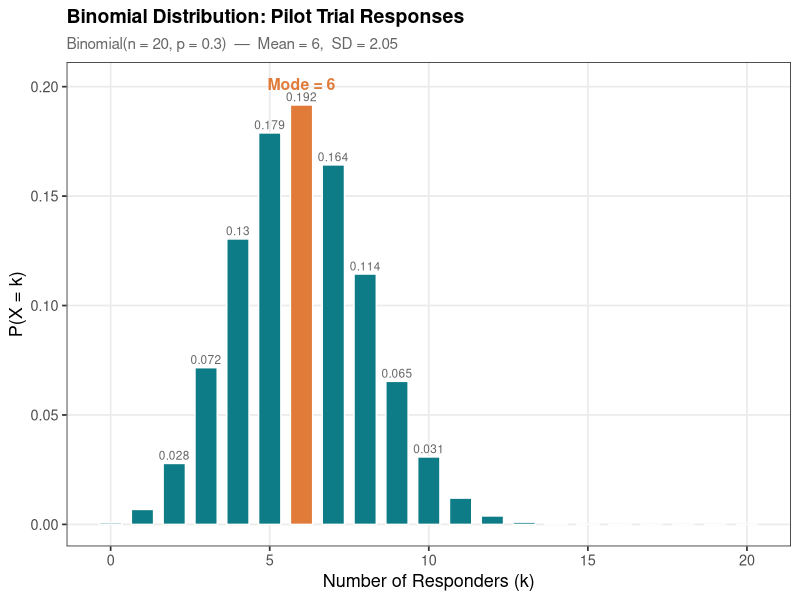
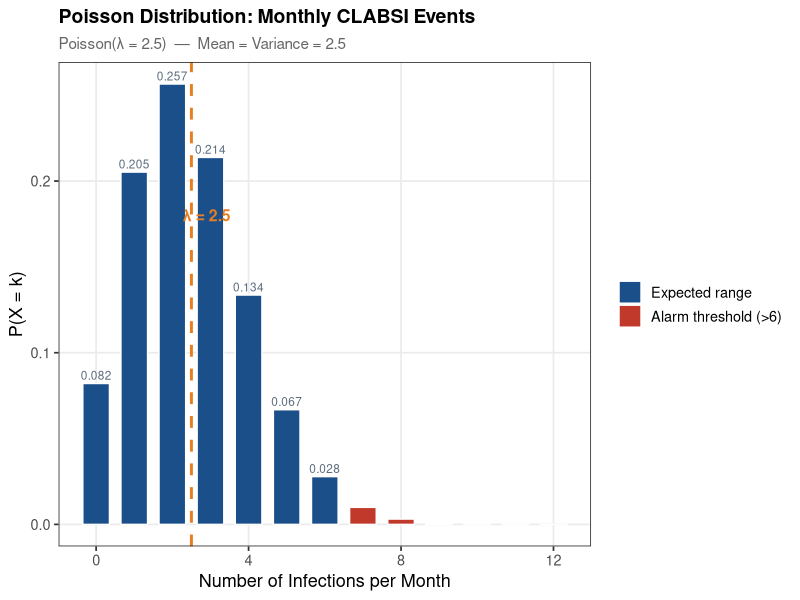
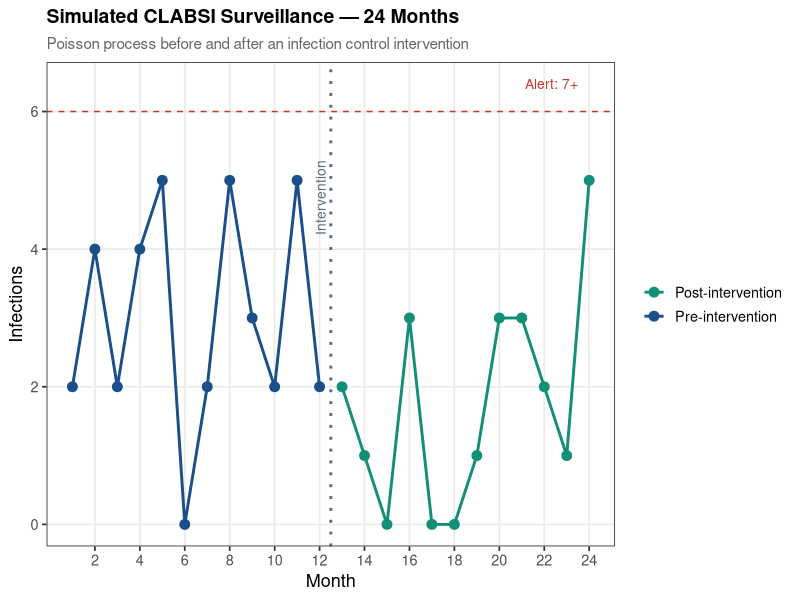
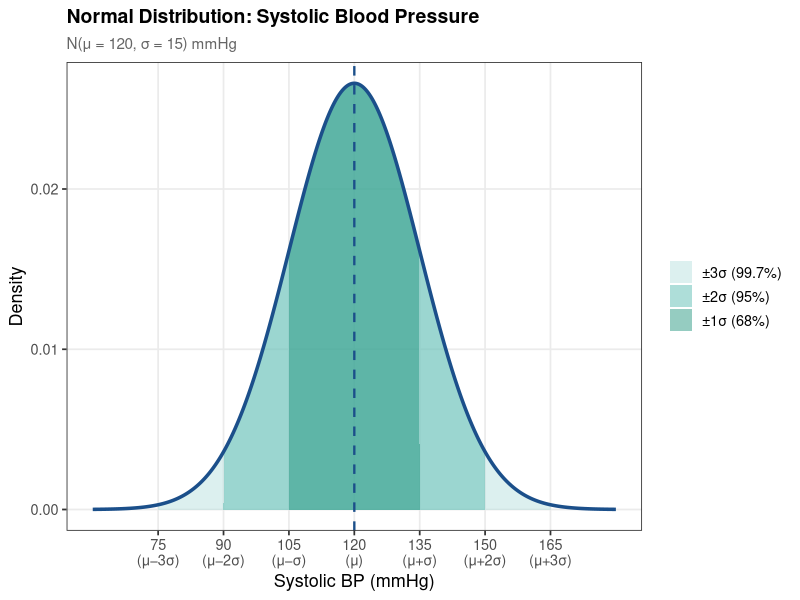
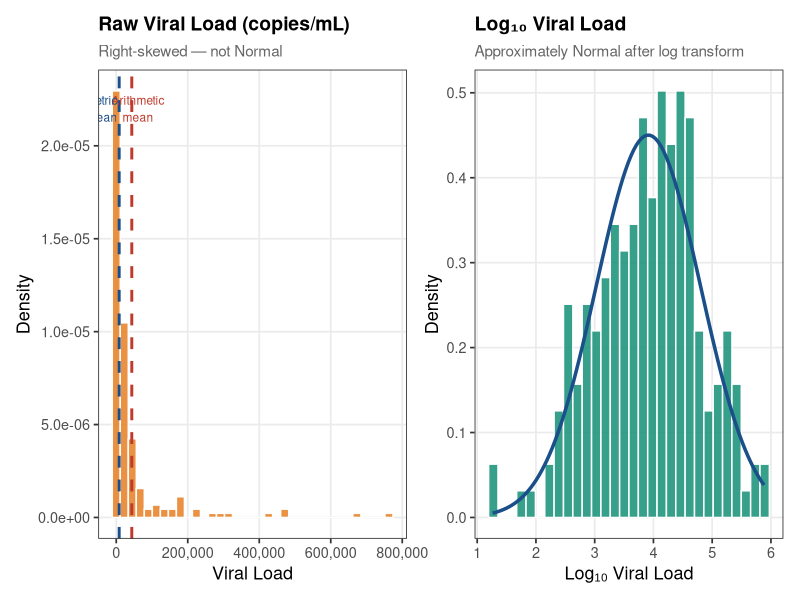

The R script that drew these images, in order:
## ---- chunk 1
knitr::opts_chunk$set(
  echo    = TRUE,
  message = FALSE,
  warning = FALSE,
  fig.width  = 8,
  fig.height = 5,
  fig.align  = "center"
)
## ---- chunk 2

# Install any missing packages before loading
packages <- c("ggplot2", "dplyr", "tidyr", "scales", "patchwork", "knitr", "kableExtra")
new_packages <- packages[!(packages %in% installed.packages()[,"Package"])]

if (length(new_packages) > 0) {
  install.packages(new_packages)
}

lapply(packages, library, character.only = TRUE)

## ---- chunk 3
set.seed(42)

# Simulate blood type frequencies (approximate real-world proportions)
blood_types <- c("A", "B", "AB", "O")
probs       <- c(0.42, 0.10, 0.04, 0.44)   # approximate UK/US frequencies

n_patients  <- 500
cohort      <- sample(blood_types, size = n_patients, replace = TRUE, prob = probs)

# Observed frequencies
freq_table <- table(cohort)
prop_table <- prop.table(freq_table)

# Display as a neat table
data.frame(
  `Blood Type` = names(prop_table),
  Count        = as.integer(freq_table),
  Probability  = round(as.numeric(prop_table), 3)
) |>
  kable(caption = "Observed blood type frequencies (n = 500)", align = "lcc") |>
  kable_styling(bootstrap_options = c("striped", "hover"), full_width = FALSE)
## ---- chunk 4
p_A  <- prop_table["A"]
p_B  <- prop_table["B"]
p_AB <- prop_table["AB"]
p_O  <- prop_table["O"]

# Addition rule (mutually exclusive events)
p_A_or_B <- p_A + p_B
cat("P(Type A or Type B) =", round(p_A_or_B, 3), "\n")

# Complement rule
p_not_O <- 1 - p_O
cat("P(NOT Type O)       =", round(p_not_O, 3), "\n")

# Multiplication rule — two independent randomly selected patients
# both have Type O
p_both_O <- p_O * p_O
cat("P(both patients Type O, independently) =", round(p_both_O, 4), "\n")
## ---- chunk 5
n <- 20      # patients
p <- 0.30    # probability of response per patient

# Full probability mass function
k   <- 0:n
pmf <- dbinom(k, size = n, prob = p)

binom_df <- data.frame(k = k, probability = pmf)

#Plot it

ggplot(binom_df, aes(x = k, y = probability)) +
  geom_col(aes(fill = k == 6), width = 0.7, colour = "white") +
  geom_text(aes(label = ifelse(probability > 0.02, round(probability, 3), "")),
            vjust = -0.4, size = 3, colour = "grey40") +
  scale_fill_manual(values = c("FALSE" = "#0E7C86", "TRUE" = "#E07B39"),
                    guide = "none") +
  annotate("text", x = 6, y = max(pmf) * 1.05,
           label = "Mode = 6", colour = "#E07B39", fontface = "bold", size = 4) +
  labs(
    title    = "Binomial Distribution: Pilot Trial Responses",
    subtitle = paste0("Binomial(n = ", n, ", p = ", p, ")  —  Mean = ", n * p,
                      ",  SD = ", round(sqrt(n * p * (1 - p)), 2)),
    x = "Number of Responders (k)",
    y = "P(X = k)"
  ) +
  theme_bw(base_size = 13) +
  theme(
    plot.title    = element_text(face = "bold", size = 14),
    plot.subtitle = element_text(colour = "grey40", size = 11),
    panel.grid.minor = element_blank()
  )

## ---- chunk 6
#Your solution here 



## ---- chunk 7
# Exact probability of exactly 8 responders
p_exactly_8 <- dbinom(8, size = n, prob = p)
cat("P(X = 8)        =", round(p_exactly_8, 4), "\n")

# P(at least 10 responders) — suggestive of a better-than-expected effect
p_at_least_10 <- pbinom(9, size = n, prob = p, lower.tail = FALSE)
cat("P(X >= 10)      =", round(p_at_least_10, 4), "\n")

# 95th percentile — what outcome would be surprisingly high?
q95 <- qbinom(0.95, size = n, prob = p)
cat("95th percentile =", q95, "responders\n")


## ---- chunk 8
lambda <- 2.5   # mean infections per month
k_range <- 0:12

poisson_df <- data.frame(
  k           = k_range,
  probability = dpois(k_range, lambda = lambda)
)

#Plot it

ggplot(poisson_df, aes(x = k, y = probability)) +
  geom_col(aes(fill = k > 6), width = 0.7, colour = "white") +
  geom_text(aes(label = ifelse(probability > 0.01, round(probability, 3), "")),
            vjust = -0.4, size = 3, colour = "#5D6D7E") +
  scale_fill_manual(values = c("FALSE" = "#1B4F8A", "TRUE" = "#C0392B"),
                    labels = c("Expected range", "Alarm threshold (>6)"),
                    name = NULL) +
  geom_vline(xintercept = lambda, linetype = "dashed",
             colour = "#E67E22", linewidth = 1) +
  annotate("text", x = lambda + 0.4, y = 0.18,
           label = paste0("λ = ", lambda), colour = "#E67E22",
           fontface = "bold", size = 4) +
  labs(
    title    = "Poisson Distribution: Monthly CLABSI Events",
    subtitle = paste0("Poisson(λ = ", lambda, ")  —  Mean = Variance = ", lambda),
    x        = "Number of Infections per Month",
    y        = "P(X = k)"
  ) +
  theme_bw(base_size = 13) +
  theme(
    plot.title       = element_text(face = "bold", size = 14),
    plot.subtitle    = element_text(colour = "grey40", size = 11),
    panel.grid.minor = element_blank()
  )

## ---- chunk 9
# Probability of 7 or more infections in a month (alarm threshold)
p_alarm <- ppois(6, lambda = lambda, lower.tail = FALSE)
cat("P(X >= 7 | lambda = 2.5) =", round(p_alarm, 4),
    "— false alarm rate if process is in control\n")

# After an intervention, suppose rate drops to 1.2 — detection power
lambda_new <- 1.2
cat("\nAfter intervention (lambda =", lambda_new, "):\n")
cat("Mean infections/month =", lambda_new, "\n")
cat("P(zero infections in a month) =", round(dpois(0, lambda_new), 3), "\n")

# Simulate 24 months of data under two regimes
set.seed(123)
months_pre  <- rpois(12, lambda = lambda)
months_post <- rpois(12, lambda = lambda_new)

timeline_df <- data.frame(
  month    = 1:24,
  count    = c(months_pre, months_post),
  period   = rep(c("Pre-intervention", "Post-intervention"), each = 12)
)

ggplot(timeline_df, aes(x = month, y = count, colour = period)) +
  geom_line(linewidth = 1) +
  geom_point(size = 3) +
  geom_hline(yintercept = 6, linetype = "dashed", colour = "#C0392B") +
  annotate("text", x = 23.5, y = 6.4, label = "Alert: 7+",
           colour = "#C0392B", size = 3.5, hjust = 1) +
  geom_vline(xintercept = 12.5, linetype = "dotted",
             colour = "#5D6D7E", linewidth = 1) +
  annotate("text", x = 12.5, y = max(timeline_df$count) * 0.95,
           label = "Intervention", colour = "#5D6D7E",
           angle = 90, vjust = -0.5, size = 3.5) +
  scale_colour_manual(values = c("Pre-intervention"  = "#1B4F8A",
                                  "Post-intervention" = "#148F77")) +
  scale_x_continuous(breaks = seq(2, 24, 2)) +
  labs(
    title    = "Simulated CLABSI Surveillance — 24 Months",
    subtitle = "Poisson process before and after an infection control intervention",
    x = "Month", y = "Infections", colour = NULL
  ) +
  theme_bw(base_size = 13) +
  theme(
    plot.title       = element_text(face = "bold", size = 14),
    plot.subtitle    = element_text(colour = "grey40", size = 11),
    panel.grid.minor = element_blank()
  )
## ---- chunk 10
#Your solution here 



## ---- chunk 11
mu    <- 120
sigma <- 15

x <- seq(mu - 4 * sigma, mu + 4 * sigma, length.out = 400)
normal_df <- data.frame(x = x, density = dnorm(x, mean = mu, sd = sigma))

# Shaded regions for ±1σ, ±2σ, ±3σ
shade_df <- bind_rows(
  data.frame(x = x[x >= mu - sigma   & x <= mu + sigma],   band = "±1σ (68%)"),
  data.frame(x = x[x >= mu - 2*sigma & x <= mu + 2*sigma], band = "±2σ (95%)"),
  data.frame(x = x[x >= mu - 3*sigma & x <= mu + 3*sigma], band = "±3σ (99.7%)")
) |>
  left_join(normal_df, by = "x") |>
  mutate(band = factor(band, levels = c("±3σ (99.7%)", "±2σ (95%)", "±1σ (68%)")))

ggplot() +
  geom_area(data = shade_df,
            aes(x = x, y = density, fill = band),
            alpha = 0.45, position = "identity") +
  geom_line(data = normal_df, aes(x = x, y = density),
            colour = "#1B4F8A", linewidth = 1.2) +
  geom_vline(xintercept = mu, linetype = "dashed",
             colour = "#1B4F8A", linewidth = 0.8) +
  scale_fill_manual(
    values = c("±1σ (68%)"   = "#148F77",
               "±2σ (95%)"   = "#4DB6AC",
               "±3σ (99.7%)" = "#B2DFDB"),
    name = NULL
  ) +
  scale_x_continuous(
    breaks = mu + sigma * (-3:3),
    labels = paste0(mu + sigma * (-3:3), "\n(",
                    c("μ−3σ","μ−2σ","μ−σ","μ","μ+σ","μ+2σ","μ+3σ"), ")")
  ) +
  labs(
    title    = "Normal Distribution: Systolic Blood Pressure",
    subtitle = paste0("N(μ = ", mu, ", σ = ", sigma, ") mmHg"),
    x = "Systolic BP (mmHg)",
    y = "Density"
  ) +
  theme_bw(base_size = 13) +
  theme(
    plot.title       = element_text(face = "bold", size = 14),
    plot.subtitle    = element_text(colour = "grey40", size = 11),
    panel.grid.minor = element_blank()
  )
## ---- chunk 12
# What proportion of the population has SBP > 140 mmHg (Stage 1 hypertension)?
p_hypertension <- pnorm(140, mean = mu, sd = sigma, lower.tail = FALSE)
cat("P(SBP > 140 mmHg) =", round(p_hypertension, 3),
    "— proportion classified Stage 1 hypertensive\n")

# What SBP is at the 95th percentile?
sbp_95 <- qnorm(0.95, mean = mu, sd = sigma)
cat("95th percentile SBP =", round(sbp_95, 1), "mmHg\n")

# Z-score for a patient with SBP = 155
sbp_patient <- 155
z_score <- (sbp_patient - mu) / sigma
cat("Z-score for SBP =", sbp_patient, "mmHg:", round(z_score, 2),
    "(", round(pnorm(z_score, lower.tail = FALSE) * 100, 1),
    "% of population higher)\n")

# Reference range: μ ± 1.96σ (95% of the population)
lower_95 <- qnorm(0.025, mean = mu, sd = sigma)
upper_95 <- qnorm(0.975, mean = mu, sd = sigma)
cat("\n95% reference range:", round(lower_95, 1), "–", round(upper_95, 1), "mmHg\n")
## ---- chunk 13
#Your answer here


## ---- chunk 14
set.seed(99)

# Simulate viral load: log(VL) ~ N(mu_log, sigma_log)
mu_log    <- 4.0    # log10 scale
sigma_log <- 0.9

n_patients_vl <- 200
log_vl    <- rnorm(n_patients_vl, mean = mu_log, sd = sigma_log)
viral_load <- 10^log_vl   # back-transform to copies/mL

vl_df <- data.frame(
  viral_load = viral_load,
  log10_vl   = log_vl
)

# Side-by-side: raw vs log-transformed
p_raw <- ggplot(vl_df, aes(x = viral_load)) +
  geom_histogram(aes(y = after_stat(density)), bins = 35,
                 fill = "#E67E22", colour = "white", alpha = 0.85) +
  geom_vline(xintercept = mean(viral_load), colour = "#C0392B",
             linetype = "dashed", linewidth = 1) +
  geom_vline(xintercept = 10^mean(log_vl), colour = "#1B4F8A",
             linetype = "dashed", linewidth = 1) +
  annotate("text", x = mean(viral_load) * 1.4, y = Inf,
           label = "Arithmetic\nmean", colour = "#C0392B",
           vjust = 2, size = 3) +
  annotate("text", x = 10^mean(log_vl) * 0.4, y = Inf,
           label = "Geometric\nmean", colour = "#1B4F8A",
           vjust = 2, hjust = 1, size = 3) +
  scale_x_continuous(labels = label_comma()) +
  labs(title    = "Raw Viral Load (copies/mL)",
       subtitle = "Right-skewed — not Normal",
       x = "Viral Load", y = "Density") +
  theme_bw(base_size = 13) +
  theme(
    plot.title       = element_text(face = "bold", size = 14),
    plot.subtitle    = element_text(colour = "grey40", size = 11),
    panel.grid.minor = element_blank()
  )

p_log <- ggplot(vl_df, aes(x = log10_vl)) +
  geom_histogram(aes(y = after_stat(density)), bins = 30,
                 fill = "#148F77", colour = "white", alpha = 0.85) +
  stat_function(fun = dnorm,
                args = list(mean = mean(log_vl), sd = sd(log_vl)),
                colour = "#1B4F8A", linewidth = 1.2) +
  labs(title    = "Log₁₀ Viral Load",
       subtitle = "Approximately Normal after log transform",
       x = "Log₁₀ Viral Load", y = "Density") +
  theme_bw(base_size = 13) +
  theme(
    plot.title       = element_text(face = "bold", size = 14),
    plot.subtitle    = element_text(colour = "grey40", size = 11),
    panel.grid.minor = element_blank()
  )

p_raw + p_log
## ---- chunk 15
arith_mean <- mean(viral_load)
geom_mean  <- 10^mean(log_vl)   # = exp(mean(log(VL))) on natural log scale

cat("Arithmetic mean viral load:", format(round(arith_mean), big.mark = ","), "copies/mL\n")
cat("Geometric mean viral load: ", format(round(geom_mean),  big.mark = ","), "copies/mL\n")
cat("\nThe geometric mean is more representative of the 'typical' patient.\n")
cat("The arithmetic mean is pulled upward by extreme values.\n")

# Test for normality — raw vs log-transformed
sw_raw <- shapiro.test(sample(viral_load, 50))   # Shapiro-Wilk needs n ≤ 5000
sw_log <- shapiro.test(sample(log_vl, 50))

cat("\nShapiro-Wilk test (p-value):\n")
cat("  Raw viral load:        p =", round(sw_raw$p.value, 4),
    ifelse(sw_raw$p.value < 0.05, "→ NOT Normal", "→ Normal"), "\n")
cat("  Log10 viral load:      p =", round(sw_log$p.value, 4),
    ifelse(sw_log$p.value < 0.05, "→ NOT Normal", "→ Normal"), "\n")
## ---- chunk 16
# General Bayes function for a diagnostic test
bayes_diagnostic <- function(sensitivity, specificity, prevalence) {
  tp_rate  <- sensitivity * prevalence               # True positive rate
  fp_rate  <- (1 - specificity) * (1 - prevalence)  # False positive rate
  p_pos    <- tp_rate + fp_rate                      # Marginal probability of positive

  ppv <- tp_rate / p_pos                             # Positive predictive value
  npv <- (specificity * (1 - prevalence)) /
         (specificity * (1 - prevalence) + (1 - sensitivity) * prevalence)  # NPV

  list(
    PPV             = ppv,
    NPV             = npv,
    P_positive      = p_pos,
    LR_positive     = sensitivity / (1 - specificity),
    LR_negative     = (1 - sensitivity) / specificity,
    false_positive_rate = fp_rate / p_pos   # among positives, proportion who are FP
  )
}

# FIT test for CRC
sens  <- 0.79
spec  <- 0.94
prev  <- 0.003   # 0.3% prevalence in screening population

result <- bayes_diagnostic(sens, spec, prev)

cat("=== FIT Colorectal Cancer Screening ===\n\n")
cat("Sensitivity:            ", percent(sens, 0.1), "\n")
cat("Specificity:            ", percent(spec, 0.1), "\n")
cat("Prevalence:             ", percent(prev, 0.1), "\n\n")
cat("Positive Predictive Value (PPV):  ", percent(result$PPV, 0.1),
    "— only 1 in", round(1/result$PPV), "positives has CRC\n")
cat("Negative Predictive Value (NPV):  ", percent(result$NPV, 0.01),
    "— very reassuring if negative\n")
cat("Positive Likelihood Ratio (LR+):  ", round(result$LR_positive, 1), "\n")
cat("False discovery rate among positives:", percent(result$false_positive_rate, 0.1), "\n")
## ---- chunk 17
#Your code here



## ---- chunk 18
sessionInfo()
